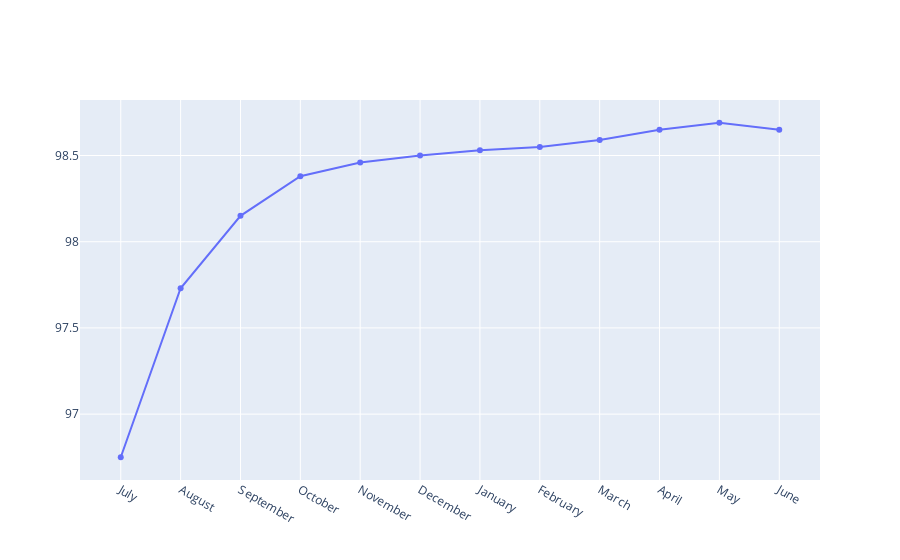

The notebook cell saved with this chart:
### Code cell
months=['July','August','September','October','November','December','January','February','March','April','May','June']
recovery=[96.75,97.73,98.15,98.38,98.46,98.50,98.53,98.55,98.59,98.65,98.69,98.65]
fig=go.Figure(data=[go.Scatter(x=months,y=recovery)])
fig.show()

### Figure 1 — Plotly figure (JSON) as saved in the notebook; plotly's stock layout.template omitted (floating-point values rounded to 4 significant figures)
{"data": [{"type": "scatter", "x": ["July", "August", "September", "October", "November", "December", "January", "February", "March", "April", "May", "June"], "y": [96.75, 97.73, 98.15, 98.38, 98.46, 98.5, 98.53, 98.55, 98.59, 98.65, 98.69, 98.65]}], "layout": {}}
